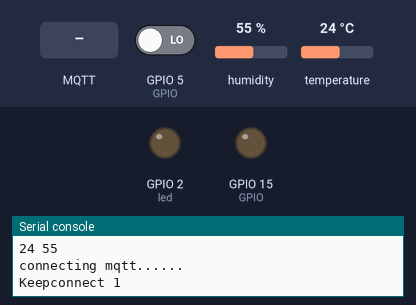
Simulated run of this program. Board: ESP8266 board running MicroPython. Shown: output pins drawn as LEDs (lit = HIGH, except the on-board LED, lit = LOW), the last lines printed to the serial console. The test bench sets the inputs (shaded band); at power-on: GPIO 5 (GPIO) LOW, humidity 55 %, temperature 24 °C. WiFi joins after 1.5 s; the clock reads 2024-03-15 10:24:30 at power-on unless the program sets it; no MQTT or app messages arrive unless stated; library files of the repository ran but are not shown: 1 file(s).

Above: at 3.2 s.
3.3 s: GPIO 5 (GPIO) driven HIGH
At 5.1 s:
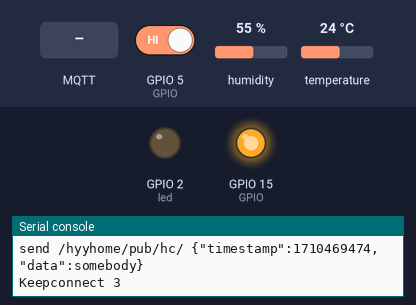
7.5 s: MQTT message "led" arrives on the first subscribed topic
At 8.9 s:
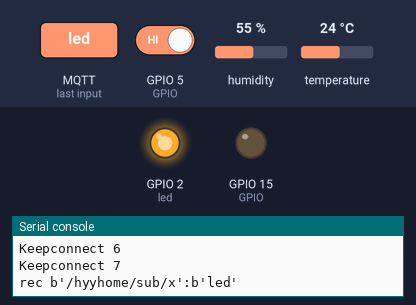
9.7 s: MQTT message "sound" arrives on the first subscribed topic
At 11.6 s:
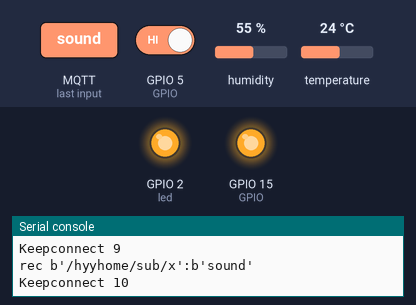
13.7 s: GPIO 5 (GPIO) driven LOW
At 17.1 s:
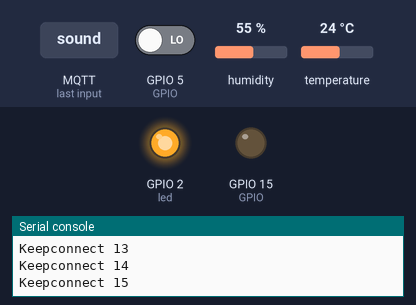
Timing chart, 0 to 18.6 s (numbered marks = the images above; inputs shaded):
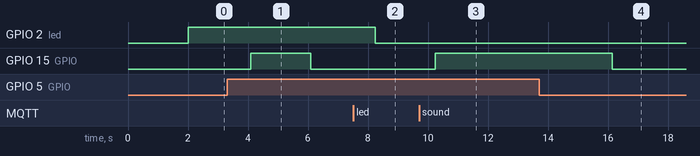

The program:

main.py
```python
# encoding=utf8
# microPY main
import config
import time
from utils import SingSong, connectWIFI, get_dht11, sync_ntp, HcSr501, reversePin
from mqttConnect import MQTT
from machine import Pin
import dht

try:
    import uasyncio
except ImportError:
    import asyncio as uasyncio


sound = SingSong(GPIO=15)  # 蜂鸣器引脚

led = Pin(2, Pin.OUT)  # 板载 led 默认为高电平熄灭
dh = Pin(4)  # DH 温度传感器
hc = HcSr501(GPIO=5)  # Hc-sr 501 人体感应器


# 初始化 MQTT 服务器
mqtt = MQTT(
    server=config.mserver,
    port=config.port,
    client_id=config.client_id,
    user=config.user,
    password=config.password,
)


def init():
    """初始化操作,非异步"""

    # 循环连接 WIFI 设备
    while True:
        led.value(0)
        isWifi = connectWIFI(config.wifi_ssid, config.wifi_passwd)
        if isWifi:
            led.value(1)
            break
        else:
            led.value(1)
            time.sleep(1)

    if sync_ntp():
        print("Sync Ntp Success!")


def handle_msg(topic, msg):
    print(f"rec {topic}:{msg}")
    # 切换 板载 led 灯状态
    if "led" in msg:
        reversePin(led)

    # 控制蜂鸣器
    elif "sound" in msg:
        reversePin(sound.buzzer)

    # 获取人体感应器信息
    elif "hc" in msg:
        if hc.value == 1:
            msg = "somebody"
        else:
            msg = "nobody"

        mqtt.syncPubScribe(topic="/hyyhome/pub/hc/", msg=msg)

    # 测试信息
    elif "test" in msg:
        mqtt.syncPubScribe(topic="/hyyhome/pub/test/", msg="online!")


async def asyncDht11():
    """每5秒获取DHT11温度传感器数值,获取6次取平均数后上传mqtt"""
    wd_lst = []
    sd_lst = []
    while True:
        for _ in range(6):
            wd, sd = get_dht11(dh)
            wd_lst.append(wd)
            sd_lst.append(sd)
            print(f"{wd} {sd}")
            await uasyncio.sleep(5)
        # 计算平均值
        avg_wd = sum(wd_lst)/len(wd_lst)
        avg_sd = sum(sd_lst)/len(sd_lst)
        await mqtt.pubScribe("/hyyhome/pub/dht11/", msg='{"wd":%s,"sd":%s}' % (round(avg_wd, 1), round(avg_sd, 1)))
        wd_lst.clear()
        sd_lst.clear()


async def asyncHc():
    """监听人体感应器的信息"""
    save_v = 0
    while True:
        v = hc.value
        if v != save_v:
            if v == 1:
                msg = "somebody"
            else:
                msg = "nobody"
            save_v = v
            print(f"[HC] {msg}")
            await mqtt.pubScribe(topic="/hyyhome/pub/hc/", msg=msg)
            sound.start()
            await uasyncio.sleep(2)
            sound.stop()

        await uasyncio.sleep(1)


async def main():
    """main() 异步执行"""
    print("Asyncio start run!")
    # uasyncio.gather(
    #     *(
    #         # 监听 /hyyhome/fetch/ 下的所有信息
    #         mqtt.subScribe(sub="/hyyhome/fetch/#", cb=handle_msg)
    #     )
    # )
    # await mqtt.subScribe(sub="/hyyhome/fetch/#", cb=handle_msg)
    # await print("test...")

    # 打包成一个 task 才可以运行
    uasyncio.create_task(asyncDht11())
    uasyncio.create_task(asyncHc())
    # await 等待这个 task 运行完成,起到 while True 的作用
    await uasyncio.create_task(mqtt.subScribe(sub="/hyyhome/sub/#", cb=handle_msg))


if __name__ == "__main__":
    init()
    uasyncio.run(main())
```

config.py
```python
# config.py
wifi_ssid = "HomeAP"
wifi_passwd = "992829hws"

# MQTT config
blinker_tk = "335562d5d103"
mserver = "broker-cn.emqx.io"
port = 1883

client_id = "mqttx_b6b02f34"  # 可选
user = None
password = None
```

utils.py
```python
# encoding=utf8
# utils/ConnectWIFI.py
import network
import utime
from machine import Pin
from utime import sleep
try:
    import uasyncio
except ImportError:
    import asyncio as uasyncio


import dht
import ntptime

### config ####
wifi_ssid = "HomeAP"
wifi_passwd = "992829hws"
###############

wifi = network.WLAN(network.STA_IF)  # 配置wifi模式为station


# 重试函数,异常处理:(带参数的修饰器)
def handle_error(tries=3):
    def deco(func):
        def wrapper(*arg, **kw):
            # 写逻辑
            for _ in range(tries):
                try:
                    return func(*arg, **kw)
                except Exception as e:
                    continue
            return False
        return wrapper
    return deco


def reversePin(pin: Pin):
    """反转 Pin 高低电平状态"""
    v = pin.value()
    if v:
        pin.value(0)
    else:
        pin.value(1)


def connectWIFI(wifi_ssid: str, wifi_passwd: str, timeout: int = 15) -> bool:
    """连接 WIFI"""
    global wifi

    if not wifi.isconnected():
        print("Connecting to a WIFI network")
        wifi.active(True)
        wifi.connect(wifi_ssid, wifi_passwd)
        i = 0
        print("Connection ing", end="")
        while not wifi.isconnected():
            utime.sleep(1)
            i += 1
            if i >= timeout:
                print("\nConnection timeout! Please check you SSID or PWD")
                return False
            print(".", end="")

    print("Connection successful!")
    print("network config:", wifi.ifconfig())
    return True
    # ('192.168.1.100', '255.255.255.0', '192.168.1.1', '8.8.8.8')


class SingSong(object):
    """操作蜂鸣器类"""

    def __init__(self, GPIO: int = 5):
        self.buzzer = Pin(GPIO, Pin.OUT)  # 设置蜂鸣器GPIO口为输入模式
        self.buzzer.value(0)

    async def play(self, data: str, interval: int = 0.8,  loop: bool = False):
        """异步操作蜂鸣器,使其按照规定的节奏
        (该蜂鸣器是高电平触发!)
        data 格式: 2-3-1-2-4
        表示响2s停(interval)s
        loop 表示是否循环播放
        """
        lst = data.split("-")

        while True:
            for l in lst:
                l = float(l)
                self.start()
                sleep(l)
                self.stop()
                # sleep(interval)  # 暂停
                await uasyncio.sleep(interval)

            if not loop:
                break

    def sync_play(self, data: str, interval: int = 0.8,  loop: bool = False):
        """控制蜂鸣器"""
        lst = data.split("-")

        while True:
            for l in lst:
                l = float(l)
                self.start()
                sleep(l)
                self.stop()
                sleep(interval)  # 暂停

            if not loop:
                break

    def start(self):
        """设置为高电平,触发"""
        self.buzzer.value(1)

    def stop(self):
        """设置为低电平,关闭"""
        self.buzzer.value(0)

    def __del__(self):
        # 对象销毁时重新设置为低电平
        print("Object deleted!")
        self.buzzer.value(0)


class HcSr501(object):
    """操作Hc-Sr501的类"""

    def __init__(self, GPIO: int = 5) -> None:
        self.hc = Pin(GPIO, Pin.IN)
        self.hc.value(0)  # 一开始设置低电平

    @property
    def value(self):
        """属性值,获取当前电平状态"""
        return self.hc.value()


def get_dht11(pin: Pin) -> tuple:
    """DHT11 温度传感器模块"""
    d = dht.DHT11(pin)
    d.measure()  # 启动测量
    wd = d.temperature()
    sd = d.humidity()
    return wd, sd


@handle_error(tries=3)
def sync_ntp():
    """通过网络校准时间"""
    ntptime.NTP_DELTA = 3155644800  # UTC+8
    ntptime.host = 'ntp1.aliyun.com'
    ntptime.settime()
    return True


if __name__ == "__main__":
    # wifi.disconnect()
    connectWIFI(wifi_ssid, wifi_passwd)
```

mqttConnect.py
```python
# mqttConnect
import gc
from umqtt.simple import MQTTClient
import urequests
from utils import connectWIFI, wifi
import config
import utime
# 兼容性导入
try:
    import uasyncio
except ImportError:
    import asyncio as uasyncio

# 启动垃圾回收器
gc.collect()


# mqtts://broker.diandeng.tech:1883 电灯科技

### Config ####
blinker_tk = "335562d5d103"
mserver = "broker-cn.emqx.io"
port = "1883"

client_id = "mqttx_b6b02f04"  # 可选
user = None
password = None
###############

client: MQTTClient = None


def online() -> bool:
    """点灯科技设备上线,获取 mqtt 协议配置"""
    global client_id, mserver, port, user, password

    url = "https://iot.diandeng.tech/api/v1/user/device/diy/auth?authKey=%s&protocol=mqtt" % blinker_tk
    resp = urequests.get(url).json()
    if resp.get("message") != 1000:
        return False
    mserver = resp['detail']['host'].replace("mqtt://", "")
    port = int(resp['detail']['port'])
    user = resp['detail']['iotId']
    password = resp['detail']['iotToken']
    client_id = resp['detail']['deviceName']

    print('''
#############
# MQTT: %s:%s
# ClientID: %s
# User: %s
# Pwd: %s
# ###########
    ''' % (mserver, port, client_id, user, password)
          )

    global client

    client = MQTTClient(
        server=mserver,
        port=int(port),

        client_id=client_id,
        user=user,
        password=password,
    )


class MQTT(object):
    """操作 MQTT 服务"""

    def __init__(
        self,
        server: str = mserver,
        port=int(port),

        client_id: str = client_id,
        user: str = user,
        password: str = password,
    ) -> None:
        global client

        client = MQTTClient(
            server=server,
            port=int(port),

            client_id=client_id,
            user=user,
            password=password,
        )

        self.client = client
        self.content = '{"timestamp":%s,"data":%s}'

    async def subScribe(self, cb: function, sub="hyy9420"):
        """订阅主题并保持连接,cb 为回调函数"""
        a = 0
        isNeedConnect = True  # 是否需要连接

        while True:
            try:
                if isNeedConnect:
                    print("connecting mqtt......")
                    self.client.connect()
                    isNeedConnect = False

                a += 1
                print(f"Keepconnect {a}")
                self.client.set_callback(cb)  # 设置回调
                self.client.subscribe(b'%s' % sub)  # 设置订阅
                self.client.check_msg()  # 非堵塞检查
            except Exception as e:
                # 如果连接发生错误就重连
                print(f"[ERROR] Reconnect Now!{e}")
                if not wifi.isconnected():
                    print("Network disconnect...")
                    connectWIFI(config.wifi_ssid, config.wifi_passwd)
                # 设置重连
                isNeedConnect = True

            await uasyncio.sleep(1)  # 异步休息

    async def pubScribe(self, topic: str, msg: str, retries=3, *args, **kw):
        """发布连接"""
        content = self.content % (
            utime.mktime(utime.localtime())+946656000, msg)

        for _ in range(retries):
            try:
                print(f"send {topic} {content}")
                self.client.publish(topic, content, *args, **kw)
                return
            except Exception as e:
                print(f"[Error]send err:{e}")
                await uasyncio.sleep(1)
                continue

    def syncPubScribe(self, topic: str, msg: str, retries=3, *args, **kw):
        """同步发布连接"""
        content = self.content % (
            utime.mktime(utime.localtime())+946656000, msg)

        for _ in range(retries):
            try:
                print(f"send {topic} {content}")
                self.client.publish(topic, content, *args, **kw)
                return
            except Exception as e:
                print(f"[Error]send err:{e}")
                continue

    async def ping(self):
        """保持ping链接"""
        while True:
            print("ping!")
            # self.client.ping()
            # self.client.publish("www9420", ="111")
            self.pubScribe("www9420", "111")
            await uasyncio.sleep(1)


def __sub_cb(topic, msg):  # 回调函数，收到服务器消息后会调用这个函数
    print(topic, msg)
    if "hello" in msg:
        client.publish("www9420", msg=b'hello esp8266')


async def main():
    mqtt = MQTT(mserver, port, client_id)
    # uasyncio.create_task(mqtt.keepConnect(sub_cb))
    # uasyncio.create_task(mqtt.pubConnect("hyy9999", "startstart!!!"))
    await uasyncio.gather(
        *(
            mqtt.keepConnect(__sub_cb),
            mqtt.pubConnect("hyy9999", "startstart!!!"),
            mqtt.ping()
        )
    )


if __name__ == "__main__":
    wifi.disconnect()
    print("wifi disconnect!")
    mqtt = MQTT()
    uasyncio.run(mqtt.subScribe(__sub_cb))
```

Measured:
- after the input at 3.3 s, GPIO 15 (GPIO): LOW → HIGH after 0.79 s, → LOW 2.0 s later
- after the input at 7.5 s, GPIO 2 (led): HIGH → LOW after 0.74 s
- after the input at 9.7 s, GPIO 15 (GPIO): LOW → HIGH after 0.54 s
- after the input at 13.7 s, GPIO 15 (GPIO): HIGH → LOW after 2.4 s
